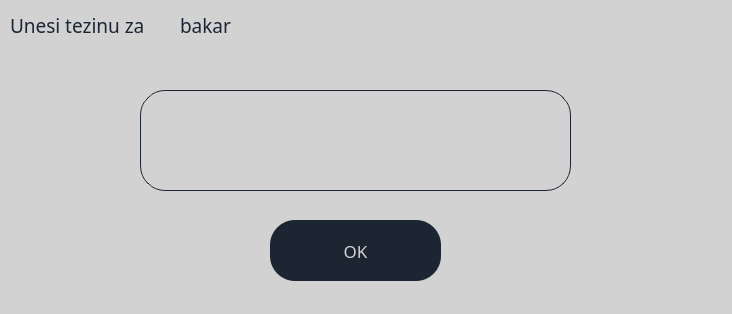
<?xml version="1.0" encoding="UTF-8"?>
<ui version="4.0">
 <class>form_weigh_material</class>
 <widget class="QWidget" name="form_weigh_material">
  <property name="geometry">
   <rect>
    <x>0</x>
    <y>0</y>
    <width>732</width>
    <height>314</height>
   </rect>
  </property>
  <property name="windowTitle">
   <string>Form</string>
  </property>
  <property name="styleSheet">
   <string notr="true">background-color: #d2d2d2;
border-radius: 25px;</string>
  </property>
  <widget class="QLabel" name="label_unesi_tezinu">
   <property name="geometry">
    <rect>
     <x>10</x>
     <y>10</y>
     <width>171</width>
     <height>31</height>
    </rect>
   </property>
   <property name="font">
    <font>
     <family>Century Gothic</family>
     <pointsize>14</pointsize>
    </font>
   </property>
   <property name="styleSheet">
    <string notr="true">color: #1c2632;</string>
   </property>
   <property name="text">
    <string>Unesi tezinu za</string>
   </property>
  </widget>
  <widget class="QLabel" name="label_material">
   <property name="geometry">
    <rect>
     <x>180</x>
     <y>10</y>
     <width>191</width>
     <height>31</height>
    </rect>
   </property>
   <property name="font">
    <font>
     <family>Century Gothic</family>
     <pointsize>14</pointsize>
    </font>
   </property>
   <property name="styleSheet">
    <string notr="true">color: #1c2632;</string>
   </property>
   <property name="text">
    <string>bakar</string>
   </property>
  </widget>
  <widget class="QPlainTextEdit" name="input_text_weigh">
   <property name="geometry">
    <rect>
     <x>140</x>
     <y>90</y>
     <width>431</width>
     <height>101</height>
    </rect>
   </property>
   <property name="font">
    <font>
     <family>Century Gothic</family>
     <pointsize>25</pointsize>
    </font>
   </property>
   <property name="styleSheet">
    <string notr="true">border : 1px solid ;
border-radius: 25px;
border-color: #1c2632;</string>
   </property>
   <property name="plainText">
    <string/>
   </property>
   <property name="placeholderText">
    <string>kg</string>
   </property>
  </widget>
  <widget class="QPushButton" name="button_ok">
   <property name="geometry">
    <rect>
     <x>270</x>
     <y>220</y>
     <width>171</width>
     <height>61</height>
    </rect>
   </property>
   <property name="font">
    <font>
     <family>Century Gothic</family>
     <pointsize>13</pointsize>
    </font>
   </property>
   <property name="styleSheet">
    <string notr="true">border-radius: 25px;
background-color: #1c2632;
color: #d2d2d2;</string>
   </property>
   <property name="text">
    <string>OK</string>
   </property>
  </widget>
 </widget>
 <resources/>
 <connections/>
</ui>
